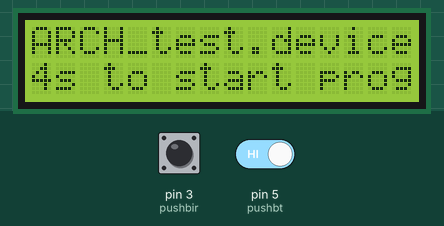
Simulated run of this sketch. Board: Arduino Uno, built with avr-gcc and run on an emulated ATmega328P. Shown: 16×2 character LCD. The inputs (shaded band) are chosen by the test bench; at power-on: pin 3 (pushbir) LOW, pin 5 (pushbt) HIGH.

Above: at 1.1 s.
At 6.2 s:
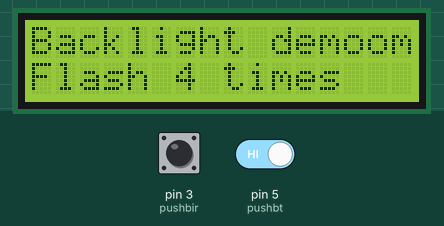
6.3 s: pin 3 (pushbir) driven HIGH and pin 5 (pushbt) driven LOW
17.2 s: pin 3 (pushbir) driven LOW
At 20.1 s:
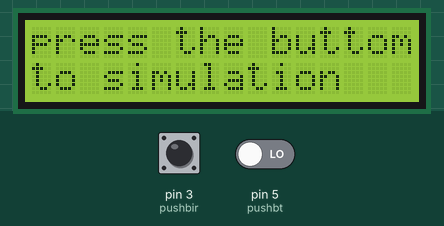
28.1 s: pin 3 (pushbir) driven HIGH
At 28.4 s:
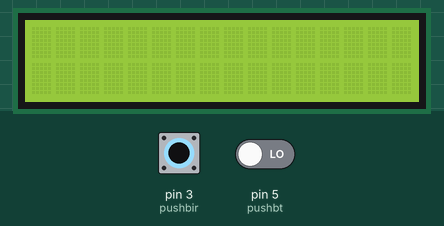
42.1 s: pin 5 (pushbt) driven HIGH
At 49.7 s:
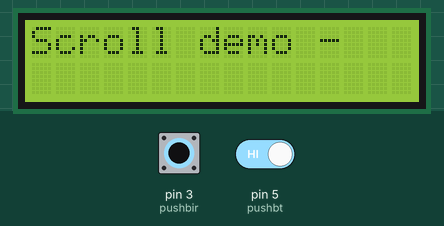
53.0 s: pin 5 (pushbt) driven LOW
63.9 s: pin 3 (pushbir) pulsed LOW 5 times (0.12 s each, 0.3 s apart)
At 64.16 s:
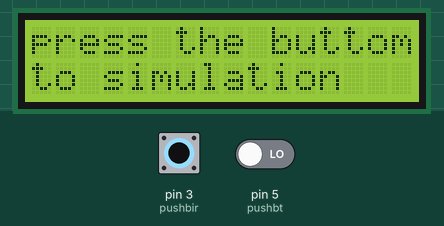
Timing chart, 0 to 66.9 s (numbered marks = the images above; inputs shaded):
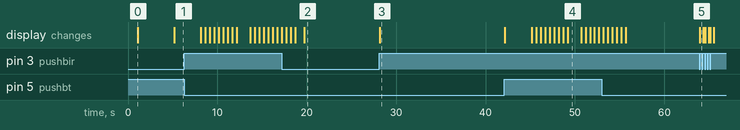

The sketch:

ems.test_IR.ino
```cpp
// Include Wire Library for I2C
#include <Wire.h>
// Include NewLiquidCrystal Library for I2C
#include <LiquidCrystal_I2C.h>
// Include IRremote Library
#include <IRremote.h>
// Define LCD pinout
const int  en = 2, rw = 1, rs = 0, d4 = 4, d5 = 5, d6 = 6, d7 = 7, bl = 3;

// Define I2C Address - change if reqiuired
const int i2c_addr = 0x27;

LiquidCrystal_I2C lcd(i2c_addr, en, rw, rs, d4, d5, d6, d7, bl, POSITIVE);

//constant to the IR receiver
const int RECV_pin = 2;
IRrecv irrecv(RECV_pin);
decode_results results;

// constants to pushbuttom
int const pushbt = 5;
int const pushbir = 3;
int pushstatet = 0;
int pushstateir = 0;
void setup()
{
  //IR stuff
  Serial.begin(9600);
  //Set pushb pin to receive signal(use 10K ohm to the GND conection)
  pinMode(pushbt, INPUT);
  pinMode(pushbir, INPUT);
  // Set display type as 16 char, 2 rows
  lcd.begin(16,2);

  // Print on first row
  lcd.setCursor(0,0);
  lcd.print("ARCH_test.device");

  // Wait 1 second
  delay(1000);

  // Print on second row
  lcd.setCursor(0,1);
  lcd.print("4s to start prog");

  // Wait 8 seconds
  delay(4000);

  // Clear the display
  lcd.clear();

  // IR stuff}
  irrecv.enableIRIn();
}


void loop()
{
  pushstatet = digitalRead(pushbt);
  pushstateir = digitalRead(pushbir);
  irrecv.enableIRIn();
  if(pushstatet == LOW);
{
  lcd.setCursor(0,0);
  lcd.print("press the buttom");
  lcd.setCursor(0,1);
  lcd.print("to simulation");

}
  if(pushstatet == HIGH){
  // Demo 1 - flash backlight
  lcd.setCursor(0,0);
  lcd.print("Backlight demo");
  lcd.setCursor(0,1);
  lcd.print("Flash 4 times");

  delay(3000);
  lcd.clear();

  // Flash backlight 4 times
  for(int i = 0; i< 4; i++)
    {
    lcd.backlight();
    delay(500);
    lcd.noBacklight();
    delay(500);
    }

  // Turn backlight back on
  lcd.backlight();

  // Demo 2 - scroll
  lcd.setCursor(0,0);
  lcd.print("Scroll demo - ");
  delay(1500);
  // set the display to automatically scroll:
  lcd.autoscroll();
  // print from 0 to 9:
  for (int thisChar = 0; thisChar < 10; thisChar++) {
    lcd.print(thisChar);
    delay(500);
    }
  // turn off automatic scrolling
  lcd.noAutoscroll();

  // clear screen
  lcd.clear();

  //Delay
  delay(1000);

}
if(pushstateir == HIGH){
lcd.clear();
if(irrecv.decode(&results)){
Serial.print(results.value, HEX);
lcd.setCursor(0,0);
lcd.print(results.value, HEX);
irrecv.resume();
delay(1000);
}
}
}
```

Measured:
- after the input at 17.2 s, the display: first differs from a run without the input after 2.5 s (image 2)
- after the input at 28.1 s, the display: changes at once (image 3)
- after the input at 42.1 s, the display: first changes after 0.06 s (image 4 shows a later state)
- after the input at 63.9 s, the display: changes after 0.06 s (image 5)
- what the display in image 0 shows lasts 4.1 s, from 1.1 s to 5.2 s
- what the display in image 4 shows lasts 1.5 s, from 49.2 s to 50.7 s
